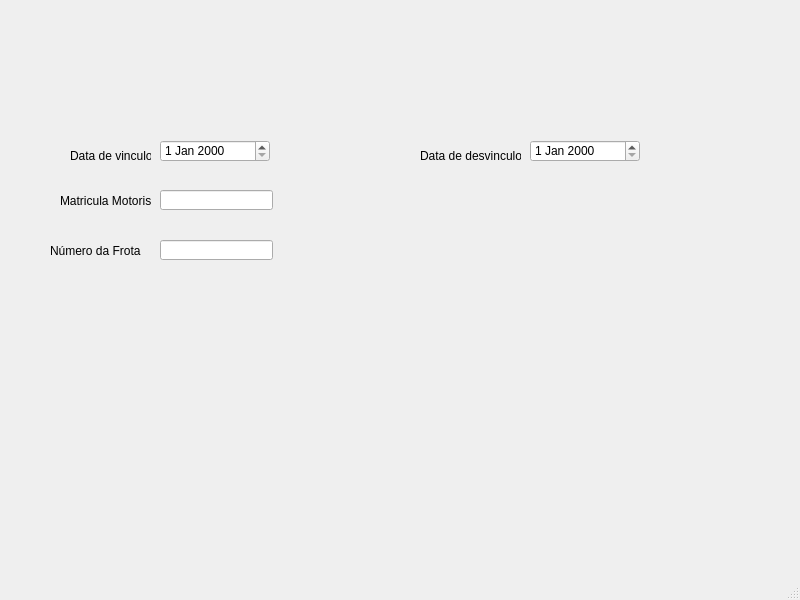
<?xml version="1.0" encoding="UTF-8"?>
<ui version="4.0">
 <class>MainVinculo</class>
 <widget class="QMainWindow" name="MainVinculo">
  <property name="geometry">
   <rect>
    <x>0</x>
    <y>0</y>
    <width>800</width>
    <height>600</height>
   </rect>
  </property>
  <property name="windowTitle">
   <string>MainWindow</string>
  </property>
  <widget class="QWidget" name="centralwidget">
   <widget class="QDateEdit" name="dtVinculo">
    <property name="geometry">
     <rect>
      <x>160</x>
      <y>140</y>
      <width>110</width>
      <height>22</height>
     </rect>
    </property>
   </widget>
   <widget class="QDateEdit" name="dateEdit_2">
    <property name="geometry">
     <rect>
      <x>530</x>
      <y>140</y>
      <width>110</width>
      <height>22</height>
     </rect>
    </property>
   </widget>
   <widget class="QLabel" name="label">
    <property name="geometry">
     <rect>
      <x>70</x>
      <y>140</y>
      <width>81</width>
      <height>31</height>
     </rect>
    </property>
    <property name="text">
     <string>Data de vinculo</string>
    </property>
   </widget>
   <widget class="QLabel" name="label_2">
    <property name="geometry">
     <rect>
      <x>420</x>
      <y>140</y>
      <width>101</width>
      <height>31</height>
     </rect>
    </property>
    <property name="text">
     <string>Data de desvinculo</string>
    </property>
   </widget>
   <widget class="QLineEdit" name="matriculaMotorista">
    <property name="geometry">
     <rect>
      <x>160</x>
      <y>190</y>
      <width>113</width>
      <height>20</height>
     </rect>
    </property>
   </widget>
   <widget class="QLabel" name="label_3">
    <property name="geometry">
     <rect>
      <x>60</x>
      <y>190</y>
      <width>91</width>
      <height>21</height>
     </rect>
    </property>
    <property name="text">
     <string>Matricula Motorista</string>
    </property>
   </widget>
   <widget class="QLineEdit" name="nrFrota">
    <property name="geometry">
     <rect>
      <x>160</x>
      <y>240</y>
      <width>113</width>
      <height>20</height>
     </rect>
    </property>
   </widget>
   <widget class="QLabel" name="label_4">
    <property name="geometry">
     <rect>
      <x>50</x>
      <y>240</y>
      <width>91</width>
      <height>21</height>
     </rect>
    </property>
    <property name="text">
     <string>Número da Frota</string>
    </property>
   </widget>
  </widget>
  <widget class="QMenuBar" name="menubar">
   <property name="geometry">
    <rect>
     <x>0</x>
     <y>0</y>
     <width>800</width>
     <height>21</height>
    </rect>
   </property>
  </widget>
  <widget class="QStatusBar" name="statusbar"/>
 </widget>
 <resources/>
 <connections/>
</ui>
